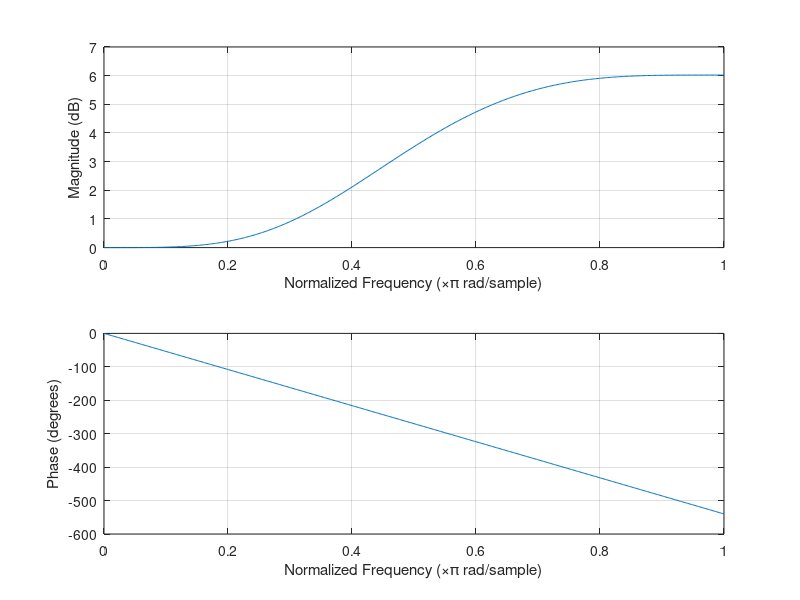

The MATLAB script that drew this image:
% sharp_frequency_response
%
% frequency response of sharpness filter
%
% FPGA Vision Remote Lab http://h-brs.de/fpga-vision-lab
% (c) Marco Winzker, Hochschule Bonn-Rhein-Sieg, 10.01.2020


pkg load signal

filter = [1, 0, -9, 48, -9, 0, 1]/32    

freqz(filter)
